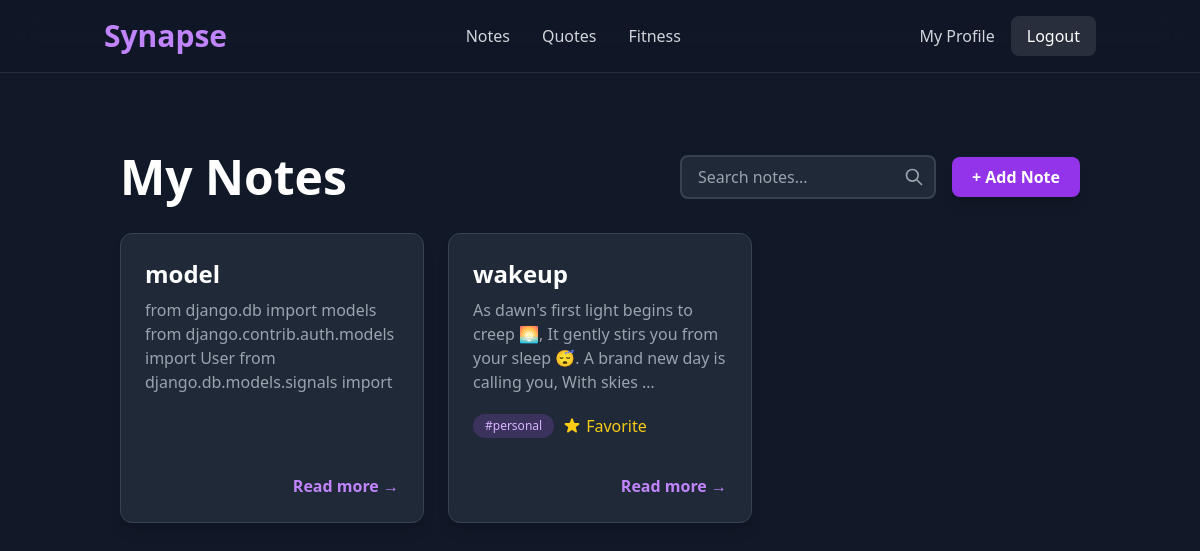
Page /tools/notes/notes/ (signed in) on the committed database.
### tools/models.py (models this page shows, shortened)
class AdvancedNote(models.Model):
    user = models.ForeignKey(User, on_delete=models.CASCADE)
    title = models.CharField(max_length=200)
    content = models.TextField(blank=True)
    created_at = models.DateTimeField(auto_now_add=True)
    updated_at = models.DateTimeField(auto_now=True)
    tags = models.CharField(max_length=200, blank=True)
    is_favorite = models.BooleanField(default=False)
    order = models.IntegerField(default=0)
    audio_recording = models.FileField(upload_to='notes_audio/', blank=True, null=True)
    shareable_link = models.URLField(blank=True, null=True)
    checklist = models.JSONField(default=list, blank=True)  # [{"task":"Example","done":False}]

### tools/views.py (the view)
# urls.py: path('notes/', views.NotesListView.as_view(), name='notes_list'),
class NotesListView(LoginRequiredMixin, ListView):
    model = AdvancedNote
    template_name = 'tools/notes/notes_list.html'
    context_object_name = 'notes_list'
    def get_queryset(self):
        return AdvancedNote.objects.filter(user=self.request.user).order_by('-created_at')

### tools/templates/tools/notes/notes_list.html (shortened to what this page needs)
{% extends "base.html" %}
{% block content %}
<div class="container mx-auto px-4 py-8">
    <div class="flex flex-col md:flex-row justify-between items-center mb-8">
        <h1 class="text-4xl md:text-5xl font-extrabold text-white mb-4 md:mb-0">
            My Notes
        </h1>
        <div class="flex items-center space-x-4 w-full md:w-auto">
            <form method="GET" class="w-full">
                <div class="relative">
                    <input
                        type="text"
                        name="q"
                        placeholder="Search notes..."
                        class="w-full md:w-64 bg-gray-800 text-white border-2 border-gray-700 rounded-lg py-2 px-4 focus:outline-none focus:ring-2 focus:ring-purple-500 focus:border-transparent transition-all duration-300"
                        value="{{ request.GET.q }}"
                    >
                    <button type="submit" class="absolute right-3 top-1/2 -translate-y-1/2 text-gray-400 hover:text-white">
                        <svg xmlns="http://www.w3.org/2000/svg" class="h-5 w-5" fill="none" viewBox="0 0 24 24" stroke="currentColor">
                            <path stroke-linecap="round" stroke-linejoin="round" stroke-width="2" d="M21 21l-6-6m2-5a7 7 0 11-14 0 7 7 0 0114 0z" />
                        </svg>
                    </button>
                </div>
            </form>
            <a href="{% url 'notes:notes_create' %}" class="flex-shrink-0 bg-purple-600 text-white font-semibold py-2 px-5 rounded-lg hover:bg-purple-700 transition-transform duration-300 transform hover:scale-105 shadow-lg">
                + Add Note
            </a>
        </div>
    </div>
    {% if notes_list %}
        <div class="grid grid-cols-1 sm:grid-cols-2 lg:grid-cols-3 gap-6">
            {% for note in notes_list %}
            <div class="bg-gray-800 rounded-xl shadow-lg p-6 flex flex-col justify-between border border-gray-700 hover:border-purple-500 transition-all duration-300 transform hover:-translate-y-2">
                <div>
                    <h2 class="text-2xl font-bold text-white mb-2">{{ note.title }}</h2>
                    <p class="text-gray-400 mb-4 h-24 overflow-hidden">{{ note.content|truncatewords:25 }}</p>
                    <div class="flex items-center space-x-2 mb-4 h-8">
                        {% if note.tags %}
                            <span class="bg-purple-500/20 text-purple-300 px-3 py-1 rounded-full text-xs font-medium">#{{ note.tags }}</span>
                        {% endif %}
                        {% if note.is_favorite %}
                            <span class="text-yellow-400 flex items-center">
                                Favorite
                            </span>
                        {% endif %}
                    </div>
                </div>
                <div class="flex justify-end mt-4">
                    <a href="{% url 'notes:notes_detail' note.pk %}" class="text-purple-400 hover:text-purple-300 font-semibold group">
                        Read more
                        <span class="inline-block transition-transform duration-300 group-hover:translate-x-1">&rarr;</span>
                    </a>
                </div>
            </div>
            {% endfor %}
        </div>
    {% endif %}
</div>
{% endblock %}

### rows in the picture
AdvancedNote: title "model", content "from django.db import models from django.contrib.auth.models import User from django.db.models.signals import…"
AdvancedNote: title "wakeup", content "As dawn's first light begins to creep 🌅, It gently stirs you from your sleep 😴. A brand new day is calling you, With skies …", tags "personal", is_favorite True (drawn)
